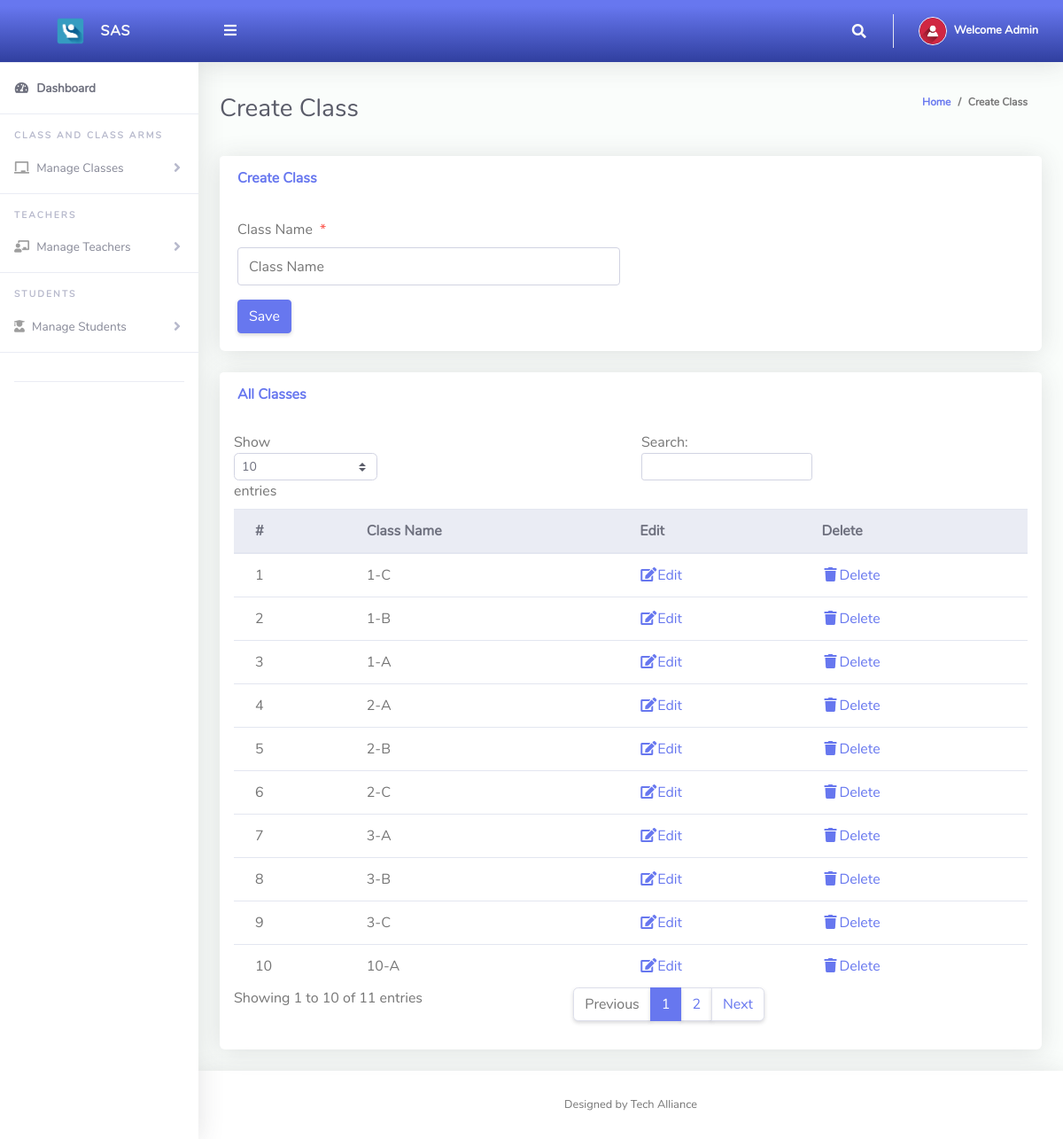
The app's page /Admin/createClass.php (signed in) with its own data.
### tables this page shows
CREATE TABLE `tblclass` (
  `Id` int(10) NOT NULL,
  `className` varchar(255) NOT NULL
);

### Admin/createClass.php (the view, shortened to what this page needs)
<?php
include '../Includes/dbcon.php';
?>
<!DOCTYPE html>
<html lang="en">
<head>
  <link href="../vendor/fontawesome-free/css/all.min.css" rel="stylesheet" type="text/css">
  <link href="../vendor/bootstrap/css/bootstrap.min.css" rel="stylesheet" type="text/css">
  <link href="css/ruang-admin.min.css" rel="stylesheet">
</head>
<body id="page-top">
  <div id="wrapper">
      <?php include "Includes/sidebar.php";?>
    <div id="content-wrapper" class="d-flex flex-column">
      <div id="content">
       <?php include "Includes/topbar.php";?>
        <div class="container-fluid" id="container-wrapper">
          <div class="d-sm-flex align-items-center justify-content-between mb-4">
            <h1 class="h3 mb-0 text-gray-800">Create Class</h1>
            <ol class="breadcrumb">
              <li class="breadcrumb-item"><a href="./">Home</a></li>
              <li class="breadcrumb-item active" aria-current="page">Create Class</li>
            </ol>
          </div>
          <div class="row">
            <div class="col-lg-12">
              <div class="card mb-4">
                <div class="card-header py-3 d-flex flex-row align-items-center justify-content-between">
                  <h6 class="m-0 font-weight-bold text-primary">Create Class</h6>
                </div>
                <div class="card-body">
                  <form method="post">
                    <div class="form-group row mb-3">
                        <div class="col-xl-6">
                            <label class="form-control-label">Class Name<span class="text-danger ml-2">*</span></label>
                      <input type="text" class="form-control" name="className" value="<?php echo $row['className'];?>" id="exampleInputFirstName" placeholder="Class Name">
                        </div>
                    </div>
                      <?php
                    if (isset($Id))
                    {
                    ?>
                    <button type="submit" name="update" class="btn btn-warning">Update</button>
                    &nbsp;&nbsp;&nbsp;&nbsp;&nbsp;&nbsp;&nbsp;&nbsp;&nbsp;&nbsp;
                    <?php
                    } else {
                    ?>
                    <button type="submit" name="save" class="btn btn-primary">Save</button>
                    <?php
                    }
                    ?>
                  </form>
                </div>
              </div>
                 <div class="row">
              <div class="col-lg-12">
              <div class="card mb-4">
                <div class="card-header py-3 d-flex flex-row align-items-center justify-content-between">
                  <h6 class="m-0 font-weight-bold text-primary">All Classes</h6>
                </div>
                <div class="table-responsive p-3">
                  <table class="table align-items-center table-flush table-hover" id="dataTableHover">
                    <thead class="thead-light">
                      <tr>
                        <th>#</th>
                        <th>Class Name</th>
                        <th>Edit</th>
                        <th>Delete</th>
                      </tr>
                    </thead>
                    <tbody>
                  <?php
                      $query = "SELECT * FROM tblclass";
                      $rs = $conn->query($query);
                      $num = $rs->num_rows;
                      $sn=0;
                      if($num > 0)
                      {
                        while ($rows = $rs->fetch_assoc())
                          {
                             $sn = $sn + 1;
                            echo"
                              <tr>
                                <td>".$sn."</td>
                                <td>".$rows['className']."</td>
                                <td><a href='?action=edit&Id=".$rows['Id']."'><i class='fas fa-fw fa-edit'></i>Edit</a></td>
                                <td><a href='?action=delete&Id=".$rows['Id']."'><i class='fas fa-fw fa-trash'></i>Delete</a></td>
                              </tr>";
                          }
                      }
                      else
                      {
                           echo
                           "<div class='alert alert-danger' role='alert'>
                            No Record Found!
                            </div>";
                      }
                      ?>
                    </tbody>
                  </table>
                </div>
              </div>
            </div>
            </div>
          </div>
        </div>
      </div>
       <?php include "Includes/footer.php";?>
    </div>
  </div>
</body>
</html>

### Admin/Includes/topbar.php (shortened to what this page needs)
<?php
  if (isset($_SESSION['userId'])) {
      $query = "SELECT * FROM tbladmin WHERE Id = ".$_SESSION['userId']."";
      $rs = $conn->query($query);
      if ($rs && $rs->num_rows > 0) {
          $rows = $rs->fetch_assoc();
          $fullName = $rows['firstName']." ".$rows['lastName'];
      } else {
          $fullName = "Guest";
      }
  } else {
      header("Location: login.php");
      exit();
  }
  $current_page = basename($_SERVER['PHP_SELF']);
?>
<nav class="navbar navbar-expand navbar-light bg-gradient-primary topbar mb-4 static-top">
    <button id="sidebarToggleTop" class="btn btn-link rounded-circle mr-3">
        <i class="fa fa-bars"></i>
    </button>
    <ul class="navbar-nav ml-auto">
        <?php if ($current_page !== 'index.php') { ?>
            <li class="nav-item dropdown no-arrow">
                <a class="nav-link dropdown-toggle" href="#" id="searchDropdown" role="button" data-toggle="dropdown"
                    aria-haspopup="true" aria-expanded="false">
                    <i class="fas fa-search fa-fw"></i>
                </a>
            </li>
        <?php } ?>
        <li class="nav-item dropdown no-arrow">
            <a class="nav-link dropdown-toggle" href="#" id="userDropdown" role="button" data-toggle="dropdown"
                aria-haspopup="true" aria-expanded="false">
                <img class="img-profile rounded-circle" src="img/user-icn.png" style="max-width: 60px">
                <span class="ml-2 d-none d-lg-inline text-white small"><b>Welcome <?php echo $fullName;?></b></span>
            </a>
        </li>
    </ul>
</nav>

### records on screen
tblclass: className "1-C"
tblclass: className "1-B"
tblclass: className "1-A"
tblclass: className "2-A"
tblclass: className "2-B"
tblclass: className "2-C"
tblclass: className "3-A"
tblclass: className "3-B"
tblclass: className "3-C"
tblclass: className "10-A"

### other values on screen
$fullName "Admin"
